Frame 1 (no input): blank canvas, image omitted
Frame 60 (no input): blank canvas, image omitted
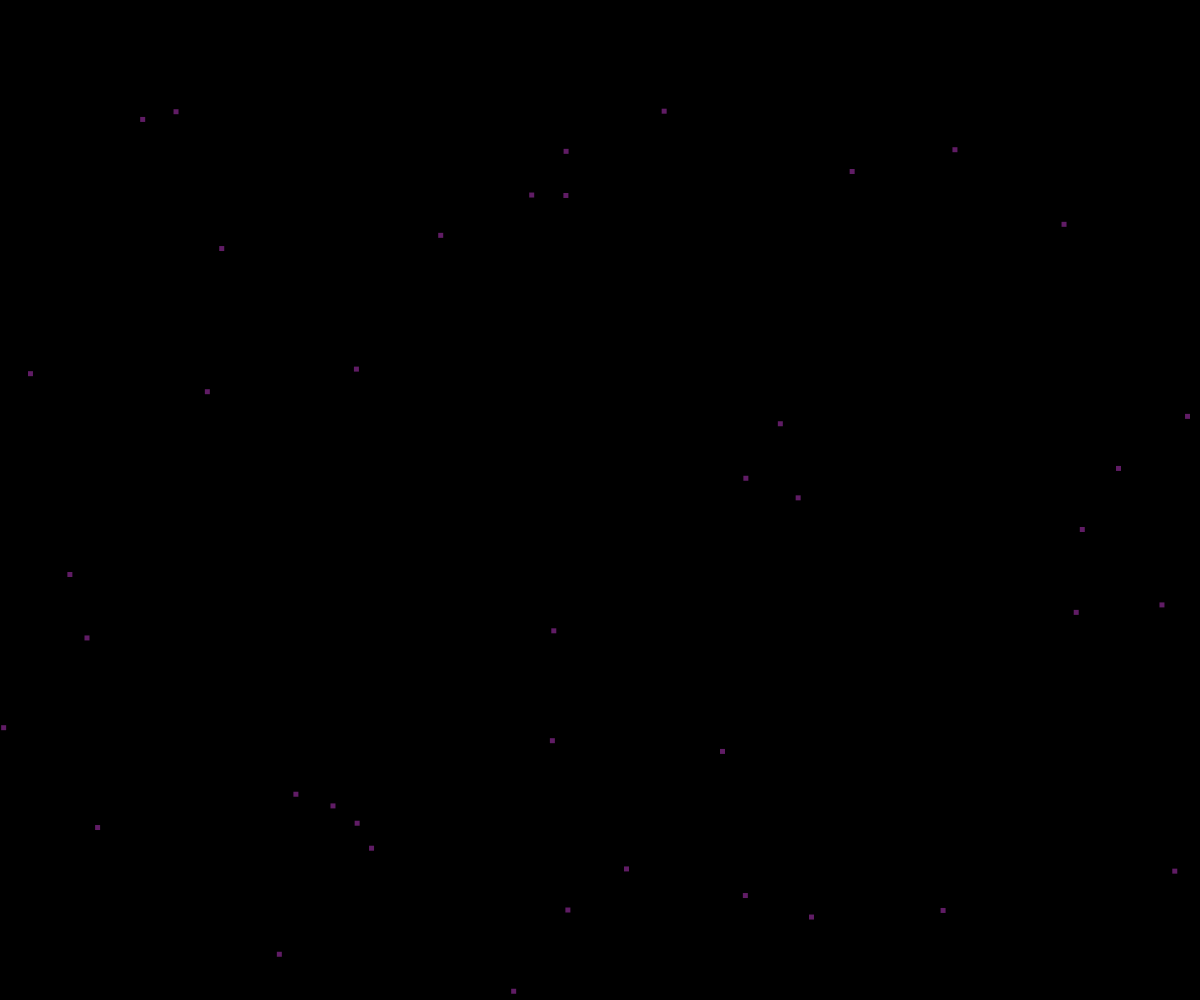
Frame 120 (the mouse pressed at the canvas centre since frame 60)

The p5.js sketch whose frames 1 and 60 were blank and that drew this single picture after the mouse press (run headless with seeded random() and noise() and a simulated clock; from frame 60 on, the mouse is pressed at the canvas centre):

// p5.js sketch
// ── sketch.js
// fireworks OOP

class Spark {
  constructor(x, y, dx, dy, r, g, b) {
    this.x = x;
    this.y = y;
    this.dx = dx;
    this.dy = dy;
    this.r = r;
    this.g = g;
    this.b = b;
    this.a = 255;
    this.size = 5;
    this.gravity = 0.1;
  }
  
  display() {
    rectMode(CENTER);
    noStroke();
    fill(this.r, this.g, this.b, this.a);
    square(this.x, this.y, this.size);
  }

  update() {
    this.x += this.dx;
    this.y += this.dy;
    this.a -= 2;
    this.dy += this.gravity;
  }

  isDead() {
    return this.a < 0;
  }
}

class ReverseSpark {
  constructor(x, y, dx, dy, r, g, b) {
    this.x = x + 240*2*dx;
    this.y = y + 240*2*dy;
    this.dx = dx;
    this.dy = dy;
    this.r = r;
    this.g = g;
    this.b = b;
    this.a = 0;
    this.size = 5;
    //this.gravity = 0.1;
  }

  display() {
    rectMode(CENTER);
    noStroke();
    fill(this.r, this.g, this.b, this.a);
    square(this.x, this.y, this.size);
  }

  update() {
    this.x += this.dx;
    this.y += this.dy;
    this.a += 2;
    //this.dy += this.gravity;
  }

  isDead() {
    return this.a > 240;
  }
}

let fireworks = [];

let reverseFireworks = [];

function setup() {
  createCanvas(windowWidth, windowHeight);
}

function draw() {
  background("black");
  for (let i =  fireworks.length - 1; i>=0; i--) {
    fireworks[i].update();
    fireworks[i].display();

    if (fireworks[i].isDead()) {
      fireworks.splice(i, 1);
    }
  }
  
}

function spawnSpark(r, g, b) {
  let someSpark = new Spark(mouseX, mouseY, random(-10, 10), random(-10, 10), r, g, b);
  fireworks.push(someSpark);
}

function spawnReverseSpark(r, g, b) {
  let someSpark = new ReverseSpark(mouseX, mouseY, random(-10, 10), random(-10, 10), r, g, b);
  reverseFireworks.push(someSpark);
}

function mousePressed() {
  let r = random(255);
  let g = random(255);
  let b = random(255);
  for (let i = 0; i < 50; i++) {
    spawnSpark(r, g, b);
  }
}

function keyPressed() {
  if (keyCode === BACKSPACE) {
    let r = random(255);
    let g = random(255);
    let b = random(255);
    for (let i = 0; i < 50; i++) {
      spawnSpark(r, g, b);
    }
  }
}
